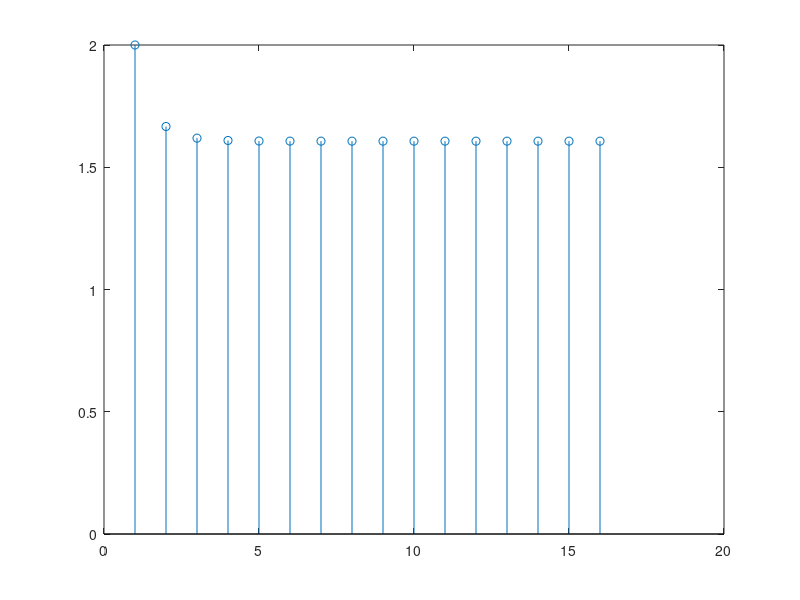
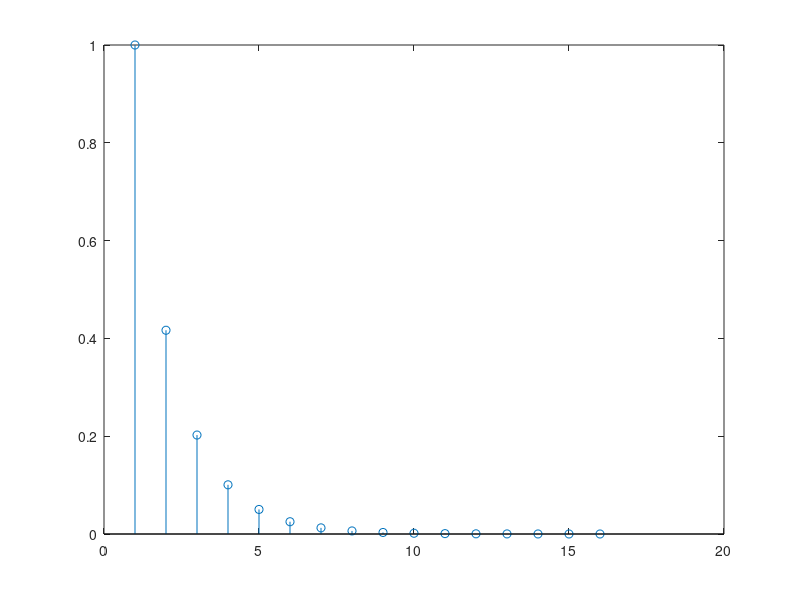

The MATLAB script that drew these images, in order:
%thermal noise for conventional

for N = 1:16
    F(N) = 1/(2^N - 1);
        for m = 0:N-1
            F(N) = F(N) + 1/(2^(N-m) - 1);
        end
    V2n(N) = F(N)*(1/2^N);
end

stem(1:16,F)
figure;
stem(1:16,V2n)
            
